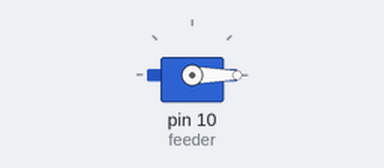
Bench run of a sketch on a simulated Arduino Uno, built with avr-gcc and run on an emulated ATmega328P. Parts: servo.

Above: at 0.1 s.
At 4.1 s:
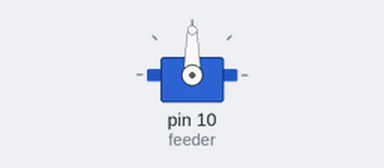
Timing chart, 0 to 5.6 s (numbered marks = the images above):
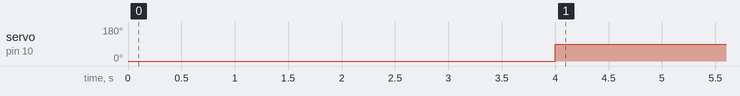

The sketch:

Pump_and_feeder_code.ino
```cpp
#include <Servo.h>
Servo feeder;  // create servo object to control a servo
int pos = 0;   // saves location of the 0 postion/ origin

void setup() {
  feeder.attach(10);
}

void loop() {
  feeder.write(-100);  // goes counterclockwise at a speed of -100 (max is -18)
  delay(4000);       // controls the amount of time the servo is on for. More time more rotations
  feeder.write(90); // Sets Servo speed to zero
  delay(43200000);  // wait the 12 hours before the feeder turns on again
  }
```

Measured:
- by itself, servo on pin 10 (feeder): 0° → 90° at 4.0 s
